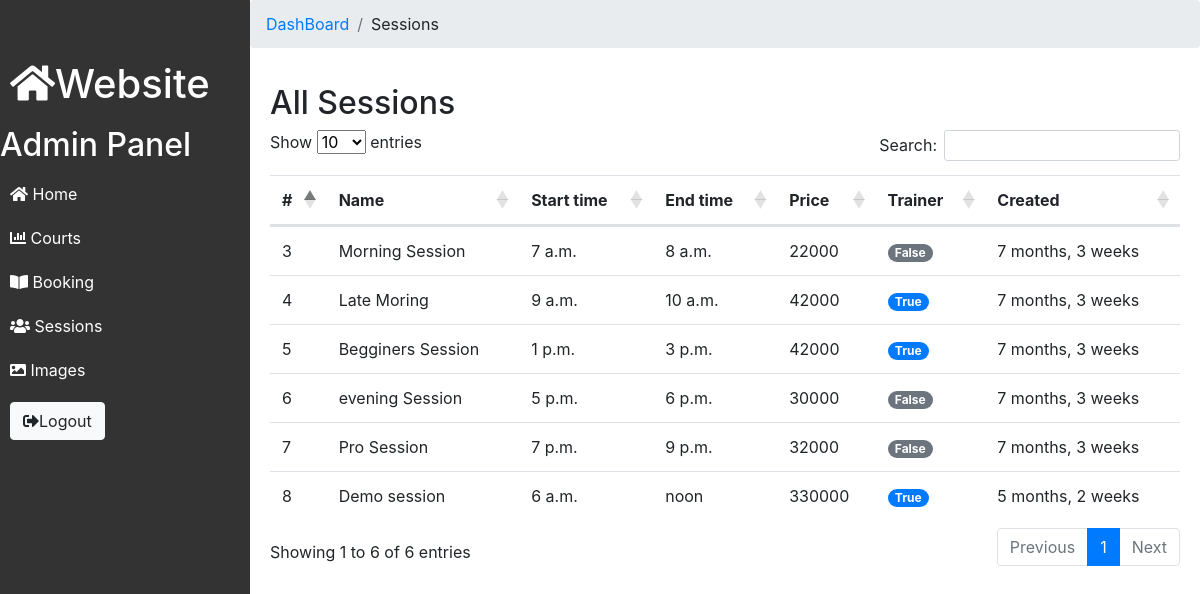
/dashboard/sessions (signed in), run on the app's committed database.
### App/models.py (models this page shows, shortened)
class Sessions(models.Model):
    name = models.CharField(max_length=50, unique=True)
    startTime = models.TimeField()
    endTime = models.TimeField()
    price = models.PositiveIntegerField()
    isTainer = models.BooleanField(default=False)
    created_at = models.DateTimeField(auto_now_add=True)
    updated_at = models.DateTimeField(auto_now=True)
    class Meta:
        ordering = ['-created_at']

### App/views.py (the view)
# urls.py: path('dashboard/sessions', views.dashboardSessions, name="admin-sessions"),
@login_required
def dashboardSessions(request):
   sessions = Sessions.objects.all()
   context = {'sessions': sessions}
   return render(request, 'admin/admin-sessions.html', context)

### App/templates/App/admin/admin-sessions.html (shortened to what this page needs)
{% include 'includes/admin-header.html' %}
{% include 'includes/admin-nav.html' %}
<div class="content" style="padding: 0px;">
    <nav aria-label="breadcrumb">
        <ol class="breadcrumb">
            <li class="breadcrumb-item"><a href="{% url 'dashboard' %}">DashBoard</a></li>
            <li class="breadcrumb-item">Sessions</li>
        </ol>
    </nav>
    <div style="padding: 20px;">
        <h2>All Sessions</h2>
        <table class="table table-hover" id="myTable">
            <thead>
                <tr>
                    <th>#</th>
                    <th>Name</th>
                    <th>Start time</th>
                    <th>End time</th>
                    <th>Price</th>
                    <th>Trainer</th>
                    <th>Created</th>
                </tr>
            </thead>
            <tbody>
                {% for session in sessions %}
            <tr>
                <td>{{session.id}}</td>
                <td>{{session.name}}</td>
                <td>{{session.startTime}}</td>
                <td>{{session.endTime}}</td>
                <td>{{session.price}}</td>
                {% if session.isTainer == True %}
                    <td><span class="badge badge-pill badge-primary">{{session.isTainer}}</span></td>
                {% else %}
                    <td><span class="badge badge-pill badge-secondary">{{session.isTainer}}</span></td>
                {% endif %}
                    <td>{{session.created_at | timesince}}</td>
            </tr>
            {% endfor%}
            </tbody>
        </table>
    </div>
</div>
{% include 'includes/admin-footer.html' %}

### App/templates/App/includes/admin-header.html (style rules this page uses)
.content { margin-left: 250px; padding: 20px; }

### data on the page
Sessions: id "8", name "Demo session", startTime "6 a.m.", endTime "noon", price "330000", isTainer "True", created_at "5 months, 2 weeks"
Sessions: id "7", name "Pro Session", startTime "7 p.m.", endTime "9 p.m.", price "32000", isTainer "False", created_at "7 months, 3 weeks"
Sessions: id "6", name "evening Session", startTime "5 p.m.", endTime "6 p.m.", price "30000", isTainer "False", created_at "7 months, 3 weeks"
Sessions: id "5", name "Begginers Session", startTime "1 p.m.", endTime "3 p.m.", price "42000", isTainer "True", created_at "7 months, 3 weeks"
Sessions: id "4", name "Late Moring", startTime "9 a.m.", endTime "10 a.m.", price "42000", isTainer "True", created_at "7 months, 3 weeks"
Sessions: id "3", name "Morning Session", startTime "7 a.m.", endTime "8 a.m.", price "22000", isTainer "False", created_at "7 months, 3 weeks"
